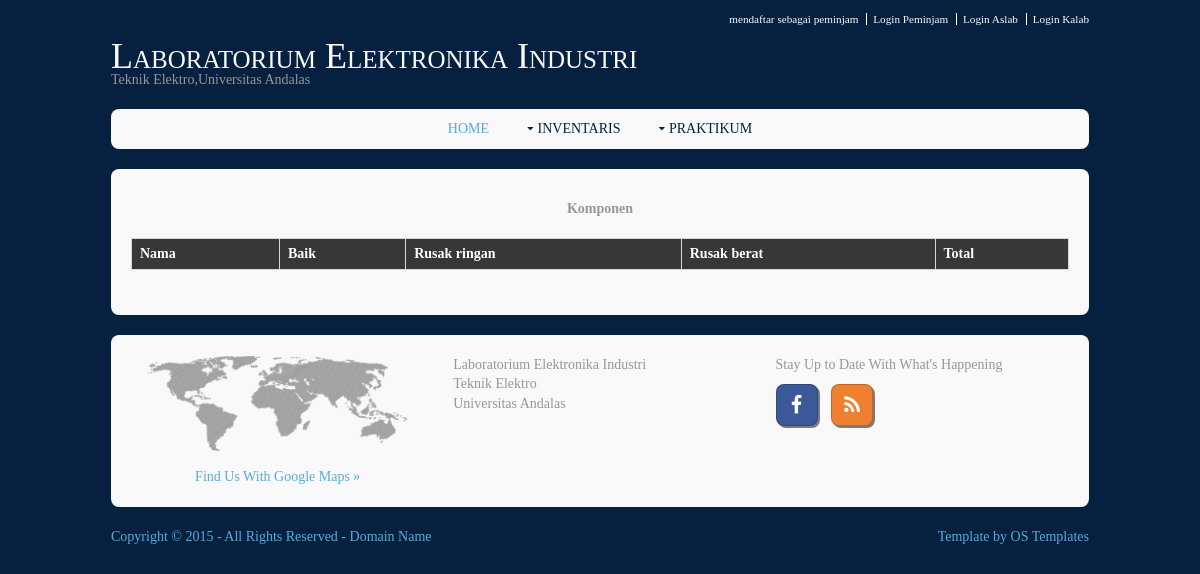
The page /komponen.php on the database as committed earlier.
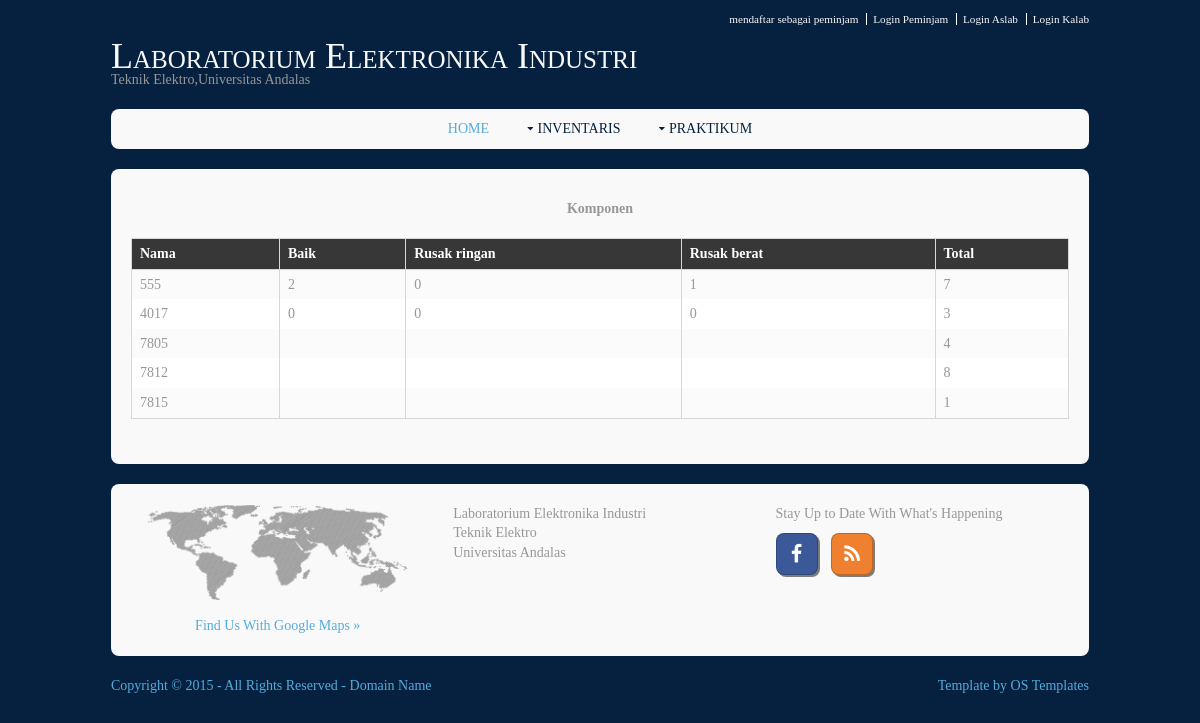
The same page on the database as committed later.
### tables this page shows
CREATE TABLE IF NOT EXISTS `peralatan` (
  `peralatan_id` int(11) NOT NULL,
  `peralatan_nama` varchar(64) NOT NULL,
  `jenis_peralatan_id` int(11) NOT NULL,
  `Baik` int(11) DEFAULT NULL,
  `Rusak_ringan` int(11) DEFAULT NULL,
  `Rusak_berat` int(11) DEFAULT NULL,
  `total` int(11) NOT NULL,
  `Catatan` varchar(64) NOT NULL,
  PRIMARY KEY (`peralatan_id`)
);

### komponen.php (the view, shortened to what this page needs)
<?php
    $sql = "select Peralatan_nama,Baik,Rusak_ringan,Rusak_berat,total from peralatan where jenis_peralatan_id=3";
    $sql1=mysql_query($sql);
?>
<!DOCTYPE html>
<html>
<head>
<link href="layout/styles/layout.css" rel="stylesheet" type="text/css" media="all">
</head>
<body id="top">
<div class="wrapper row0">
  <div id="topbar" class="clear">
    <nav>
      <ul>
        <li><a href="daftarpeminjam.php">mendaftar sebagai peminjam</a></li>
        <li><a href="loginpinjam.php">Login Peminjam</a></li>
        <li><a href="login.php">Login Aslab</a></li>
        <li><a href="login.php">Login Kalab</a></li>
      </ul>
    </nav>
  </div>
</div>
<div class="wrapper row1">
  <header id="header" class="clear">
    <div id="logo" class="fl_left">
      <h1><a href="#">Laboratorium Elektronika Industri</a></h1>
      <p>Teknik Elektro,Universitas Andalas</p>
    </div>
    </div>
<div class="wrapper row2">
  <div class="rounded">
    <nav id="mainav" class="clear">
      <ul class="clear">
        <li class="active"><a href="index.php">Home</a></li>
        <li><a class="drop" href="#">Inventaris</a>
        </li>
        <li><a class="drop" href="#">Praktikum</a>
        </li>
      </ul>
    </nav>
  </div>
</div>
<div class="wrapper row3">
  <div class="rounded">
    <main class="container clear">
        <center>
          <b> Komponen </b> <br> <br>
        </center>
        <table>
          <tr>
              <th> Nama </th>
              <th>Baik </th>
              <th> Rusak ringan </th>
              <th>Rusak berat </th>
              <th> Total</th>
          </tr>
          <?php
            while ($row=mysql_fetch_assoc($sql1)) {
              echo "<tr>";
              echo "<td>".$row["Peralatan_nama"]."</td>";
              echo "<td>".$row["Baik"]."</td>";
              echo "<td>".$row["Rusak_ringan"]."<t/d>";
              echo "<td>".$row["Rusak_berat"]."</td>";
              echo "<td>".$row["total"]."<t/d>";
               echo "</tr>";
            }
          ?>
        </table>
    </main>
  </div>
</div>
<div class="wrapper row4">
  <div class="rounded">
    <footer id="footer" class="clear">
      <div class="one_third first">
        <figure class="center"><img class="btmspace-15" src="images/demo/worldmap.png" alt="">
          <figcaption><a href="https://www.google.co.id/maps/place/Universitas+Andalas/@-0.914518,100.459528,17z/data=!3m1!4b1!4m2!3m1!1s0x2fd4b7969c6d51df:0xe826014ce459af90">Find Us With Google Maps &raquo;</a></figcaption>
        </figure>
      </div>
      <div class="one_third">
        <address>
        Laboratorium Elektronika Industri <br>
        Teknik Elektro<br>
        Universitas Andalas<br>
        <br>
        </address>
      </div>
      <div class="one_third">
        <p class="nospace btmspace-10">Stay Up to Date With What's Happening</p>
        <ul class="faico clear">
          <li><a class="faicon-facebook" href="#"><i class="fa fa-facebook"></i></a></li>
          <li><a class="faicon-rss" href="#http://laboratoriumelektronikaindustri.blogspot.com/"><i class="fa fa-rss"></i></a></li>
        </ul>
      </div>
    </footer>
  </div>
</div>
<div class="wrapper row5">
  <div id="copyright" class="clear">
    <p class="fl_left">Copyright &copy; 2015 - All Rights Reserved - <a href="#">Domain Name</a></p>
    <p class="fl_right">Template by <a target="_blank" href="http://www.os-templates.com/" title="Free Website Templates">OS Templates</a></p>
  </div>
</div>
</body>
</html>

### layout/styles/layout.css (style rules this page uses)
#topbar { padding:10px 0 0 0; text-align:right; font-size:.8em; }
#topbar li { display:inline; margin-right:3px; padding-right:8px; border-right:1px solid; }
#topbar li:last-child { margin-right:0; padding-right:0; border:none; }
#header #logo h1 { margin:0 0 8px 0; padding:0; font-size:36px; line-height:12px; font-variant:small-caps; font-style:normal; }
#header #logo p { margin:0; padding:0; }
.container { padding:20px 10px; }
#footer { padding:10px; }
#footer .faico { margin-bottom:10px; }
#footer .faico li { margin:0 10px 0 0; }
#footer .faico li:last-child { margin-right:0; }
#footer .faico a { border:1px solid; }
#copyright p { margin:0; padding:0; }
nav ul, nav ol { margin:0; padding:0; list-style:none; }
#mainav .drop::after, #mainav li li .drop::after, #breadcrumb li a::after, .sidebar nav a::after { position:absolute; font-family:"FontAwesome"; font-size:10px; line-height:10px; }
#mainav { text-align:center; text-transform:uppercase; }
#mainav li { display:inline-block; position:relative; margin:0 30px 0 0; padding:0; }
#mainav li:last-child { margin-right:0; }
#mainav li a { display:block; padding:0; }
#mainav .drop { padding-left:15px; }
#mainav .drop::after, #mainav li li .drop::after { content:"\f0d7"; }
#mainav .drop::after { top:5px; left:5px; }
table, th, td { border:1px solid; border-collapse:collapse; vertical-align:top; box-sizing:border-box; }
table, th { table-layout:auto; }
table { width:100%; margin-bottom:15px; }
th, td { padding:5px 8px; }
td { border-width:0 1px; }
.faico { margin:0; padding:0; list-style:none; }
.faico li { display:inline-block; margin:0 2px 0 0; padding:0; line-height:normal; }
.faico li:last-child { margin-right:0; }
.faico a { display:block; width:40px; height:40px; line-height:40px; font-size:20px; text-align:center; }
.faico a { color:#FFFFFF; }
.faicon-facebook { background-color:#3B5998; }
.faicon-rss { background-color:#EE802F; }
.rounded, input, button, textarea, #header input, #footer input, #slide-wrapper figcaption, .avatar, #comments li, .faico a, #twitter, .pagination a, .pagination strong { border-radius:8px; }
body { color:#F9F9F9; background-color:#06213F; }
a { color:#55ABDA; }
.rounded { color:inherit; background-color:#F9F9F9; }
.row0, .row0 a { color:#F9F9F9; background-color:#06213F; }
.row1 { color:#979797; background-color:#06213F; }
.row1 a { color:#F9F9F9; background-color:inherit; }
.row2, .row2 a { color:#06213F; background-color:inherit; }
.row3 { color:#979797; background-color:inherit; }
.row4 { color:#979797; background-color:inherit; }
.row5, .row5 a { color:#55ABDA; background-color:#06213F; }
#topbar li { border-color:#FFFFFF; }
#footer .faico a { box-shadow:2px 2px 0 0 rgba(0,0,0,.5); border-color:rgba(0,0,0,.2); }
#mainav li a { color:inherit; }
#mainav .active a, #mainav a:hover, #mainav li:hover > a { color:#55ABDA; background-color:inherit; }
table, th, td, #comments .avatar, #comments input, #comments textarea { border-color:#D7D7D7; }
th { color:#FFFFFF; background-color:#373737; }
tr, #comments li, #comments input[type="submit"], #comments input[type="reset"] { color:inherit; background-color:#FBFBFB; }
tr:nth-child(odd), #comments li:nth-child(odd) { color:inherit; background-color:#FFFFFF; }
@media screen and (min-width:978px) { .wrapper { max-width:978px; } }

Rows that differ between the two databases and show on the page:
added peralatan: peralatan_nama "555", Baik "2", Rusak_ringan "0", Rusak_berat "1", total "7"
added peralatan: peralatan_nama "4017", Baik "0", Rusak_ringan "0", Rusak_berat "0", total "3"
added peralatan: peralatan_nama "7805", total "4"
added peralatan: peralatan_nama "7812", total "8"
added peralatan: peralatan_nama "7815", total "1"
